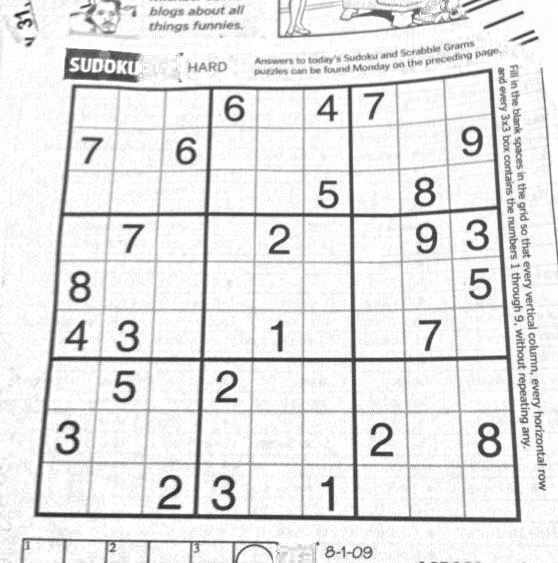
#> input picture assignment_4/sudoku.png, 558 x 563 px
$ jupyter execute --allow-errors asgn4.ipynb   (shell and % lines are left out)
#> lines starting #> are read from the running program, lines starting #| are printed output that depends on the picture
# Assignment 4

本次作业涵盖了用于全景拼接的Harris角点检测器、RANSAC算法以及HOG描述符

[cell 1]
# Setup
import numpy as np
from skimage.feature import corner_peaks
from skimage.io import imread
import matplotlib.pyplot as plt
from skimage import filters
from skimage.feature import corner_peaks
from skimage.util.shape import view_as_blocks
from scipy.spatial.distance import cdist
from scipy.ndimage.filters import convolve

from utils import pad, unpad, get_output_space, warp_image


plt.rcParams['figure.figsize'] = (15.0, 12.0) # set default size of plots
plt.rcParams['image.interpolation'] = 'nearest'
plt.rcParams['image.cmap'] = 'gray'

# for auto-reloading extenrnal modules

## 全景拼接
全景拼接是计算机视觉领域早期的成功案例之一。2007年，Matthew Brown 和 David G. Lowe 发表了一篇著名的[全景图像拼接论文](https://www.cs.ubc.ca/~lowe/papers/07brown.pdf)。此后，自动全景拼接技术被广泛应用于许多场景，例如谷歌街景、智能手机上的全景照片，以及 Photosynth 和 AutoStitch 等拼接软件中。

在本作业中，我们将检测并匹配多幅图像中的关键点，从而构建出一张完整的全景图像。这涉及以下几个任务：
1. 使用 Harris 角点检测器查找关键点。
2. 构建描述子来描述图像中的每个点。<br>
   比较来自两幅不同图像的两组描述子，并找出匹配的关键点。
3. 给定匹配关键点列表，使用最小二乘法求出将一幅图像中的点映射到另一幅图像的仿射变换矩阵。
4. 使用 RANSAC 算法对仿射变换矩阵进行更鲁棒的估计。<br>
   在得到变换矩阵后，用它来变换第二幅图像，并将其叠加到第一幅图像上，从而生成全景图。
5. 实现另一种不同的描述子（HOG 描述子），并得到另一个拼接结果。

## 1.Harris 角点检测器

在本节中，你将实现用于关键点定位的 Harris 角点检测器。请回顾课堂讲义中关于 Harris 角点检测器的内容，以理解其工作原理。Harris 角点检测算法可以分为以下几个步骤：

1. 计算图像的 $x$ 和 $y$ 方向导数（$I_x, I_y$）
2. 计算每个像素处的导数乘积（$I_x^2, I_y^2, I_{xy}$）
3. 计算每个像素处的矩阵 $M$，其中

$$
M = \sum_{x,y} w(x,y)
    \begin{bmatrix}
        I_{x}^2 & I_{x}I_{y} \\
        I_{x}I_{y} & I_{y}^2
    \end{bmatrix}
$$

4. 计算每个像素处的角点响应 $R = \text{Det}(M) - k(\text{Trace}(M)^2)$
5. 输出角点响应图 $R(x,y)$

*-提示：建议使用 `scipy.ndimage.filters.convolve` 函数*

[cell 2]
def harris_corners(img, window_size=3, k=0.04):
    """
    Compute Harris corner response map. Follow the math equation
    R=Det(M)-k(Trace(M)^2).

    Hint:
        You may use the function scipy.ndimage.filters.convolve,
        which is already imported above.

    Args:
        img: Grayscale image of shape (H, W)
        window_size: size of the window function
        k: sensitivity parameter

    Returns:
        response: Harris response image of shape (H, W)
    """

    H, W = img.shape
    window = np.ones((window_size, window_size))

    response = np.zeros((H, W))

    dx = filters.sobel_v(img)
    dy = filters.sobel_h(img)

    ### YOUR CODE HERE

    ### END YOUR CODE

    return response

[cell 3]
img = imread('sudoku.png', as_gray=True)
#> img is the input picture: shape (563, 558) float64; min 0.106, max 1, mean 0.9

# Compute Harris corner response
response = harris_corners(img)
#> in harris_corners, `dy = filters.sobel_h(img)`:
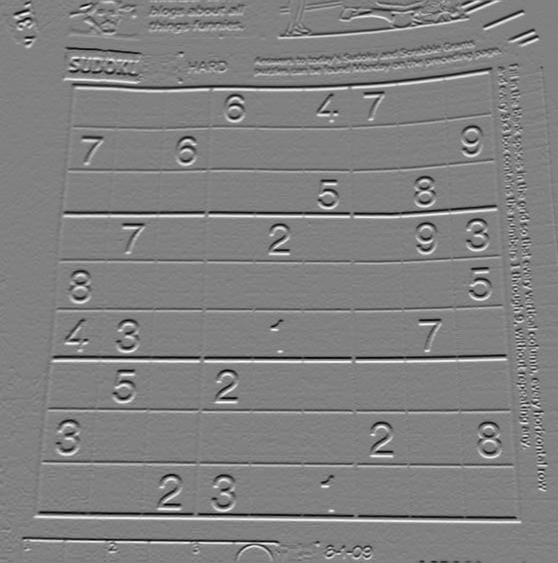
#> dy: shape (563, 558) float64; min -0.716, max 0.697, mean 5.73e-05; drawn with min black and max white
#> response: shape (563, 558) float64; every value is 0


np.save('harris_response.npy', response)

# Display corner response
plt.imshow(response)
plt.axis('off')
plt.title('Harris Corner Response')


plt.show()

正确实现 Harris 检测器后，你将能够在输出的角点响应图像中看到数独网格和字母的角点周围出现小小的亮斑。`skimage.feature` 模块中的 `corner_peaks` 函数会执行非极大值抑制，提取响应图中的局部极大值，从而定位出关键点。

[cell 4]
# Perform non-maximum suppression in response map
# and output corner coordiantes
corners = corner_peaks(response, threshold_rel=0.01)
#> corners = empty array

# Display detected corners
plt.imshow(img)
plt.scatter(corners[:,1], corners[:,0], marker='x')
plt.axis('off')
plt.title('Detected Corners')
plt.show()

## 2. 描述与匹配关键点

现在，我们已经能够通过在两张图像上分别运行 Harris 角点检测器来定位各自的关键点。接下来的问题是：我们如何确定哪些关键点对来自这两张图像中的对应位置？为了*匹配*检测到的关键点，我们必须提出一种基于关键点局部外观来*描述*它们的方法。通常，每个检测到的关键点周围的局部区域会被转换为一个固定大小的向量，称为*描述子*。

### 2.1 创建描述子 方向梯度直方图 (HOG)

而在本节中，你将实现一个简化版的 HOG 描述子。<br>
HOG 代表方向梯度直方图（Histogram of Oriented Gradients）。在 HOG 描述子中，梯度方向（即方向梯度）的分布（直方图）被用作特征。图像的梯度（$x$ 和 $y$ 方向导数）非常有用，因为在边缘和角点（灰度剧烈变化的区域）附近，梯度的幅值较大，而且我们知道，相比于平坦区域，边缘和角点包含了更多关于物体形状的信息。<br>
HOG 的步骤如下：
    1. 计算图像在 $x$ 和 $y$ 方向的梯度图
        使用 `skimage.filters` 提供的 Sobel 滤波器
    2. 计算梯度直方图
        将图像划分为若干个细胞（cell），并在每个细胞中计算梯度的直方图
    3. 将每个块（block）中的直方图展平为特征向量
    4. 对展平后的块进行归一化

实现 **`hog_descriptor`** 函数。

[cell 5]
# [52 lines left out: function hog_descriptor, not called in this run]

[cell 6]
img1 = imread('yosemite1.jpg', as_gray=True)
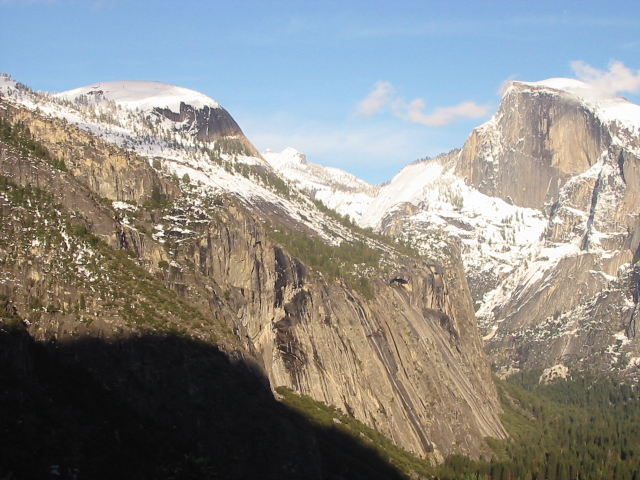
#> input picture assignment_4/yosemite1.jpg, 640 x 480 px
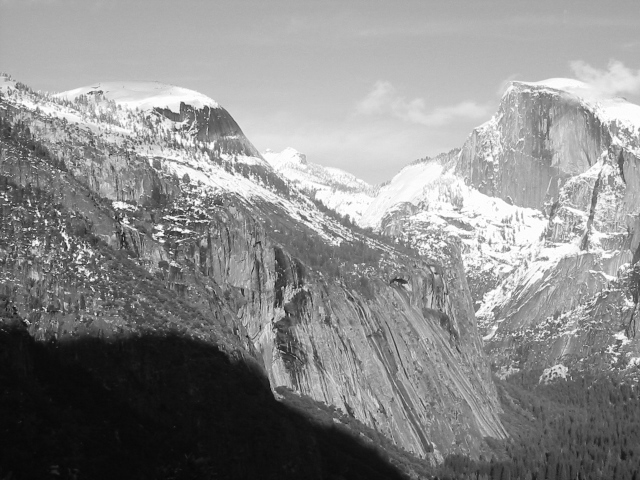
#> img1: shape (480, 640) float64; min 0.0235, max 1, mean 0.545
img2 = imread('yosemite2.jpg', as_gray=True)
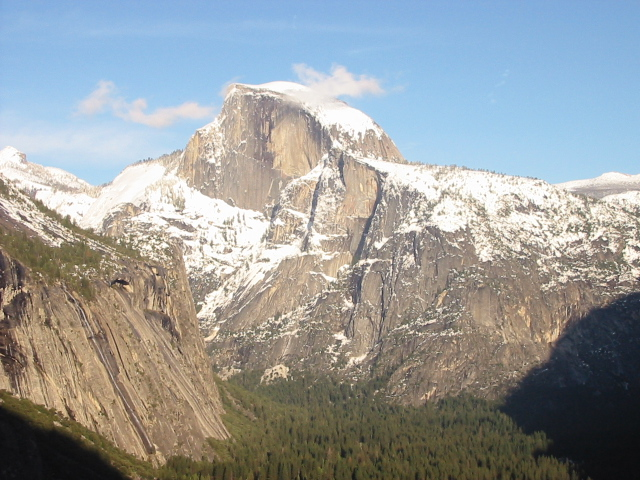
#> input picture assignment_4/yosemite2.jpg, 640 x 480 px
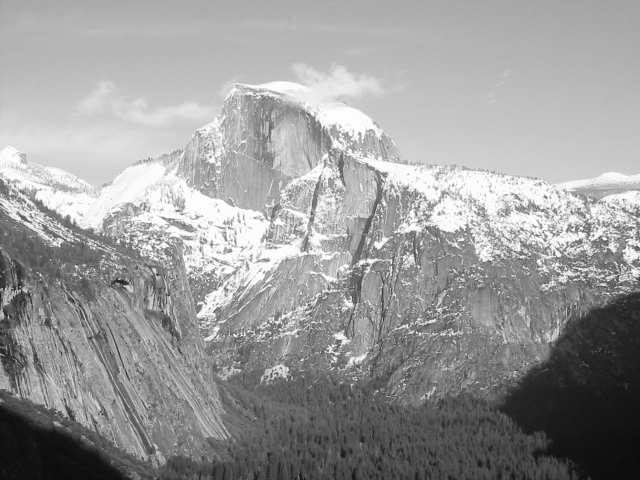
#> img2: shape (480, 640) float64; min 0.0437, max 1, mean 0.607

# Detect keypoints in two images
keypoints1 = corner_peaks(harris_corners(img1, window_size=3),
                          threshold_rel=0.05,
                          exclude_border=8)
#> keypoints1 = empty array
keypoints2 = corner_peaks(harris_corners(img2, window_size=3),
                          threshold_rel=0.05,
                          exclude_border=8)
#> keypoints2 = empty array

# Display detected keypoints

img1_color = imread('yosemite1.jpg')
img2_color = imread('yosemite2.jpg')

plt.subplot(1,2,1)
plt.imshow(img1_color)
plt.scatter(keypoints1[:,1], keypoints1[:,0], marker='x')
plt.axis('off')
plt.title('Detected Keypoints for Image 1')

plt.subplot(1,2,2)
plt.imshow(img2_color)
plt.scatter(keypoints2[:,1], keypoints2[:,0], marker='x')
plt.axis('off')
plt.title('Detected Keypoints for Image 2')
plt.show()
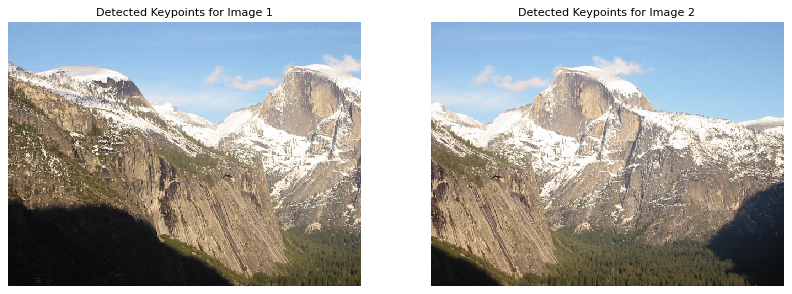
#> figure drawn by matplotlib, 2 panels

### 2.2 匹配描述子

接下来，实现 **`match_descriptors`** 函数，以在两组描述子之间找到好的匹配。首先，计算图像1和图像2中所有描述子对之间的欧氏距离。然后，利用这些距离判断是否存在好的匹配：如果最近向量的距离显著小于（按给定的比率）第二近向量的距离，则将其视为一个匹配。函数的输出是一个数组，其中每一行包含一对匹配描述子的索引。

[cell 7]
def describe_keypoints(image, keypoints, desc_func, patch_size=16):
    """
    Args:
        image: grayscale image of shape (H, W)
        keypoints: 2D array containing a keypoint (y, x) in each row
        desc_func: function that takes in an image patch and outputs
            a 1D feature vector describing the patch
        patch_size: size of a square patch at each keypoint

    Returns:
        desc: array of features describing the keypoints
    """
#> called with keypoints = array of shape (0, 2), patch_size = 16

    image.astype(np.float32)
    desc = []

    for i, kp in enumerate(keypoints):
        y, x = kp
        patch = image[y-(patch_size//2):y+((patch_size+1)//2),
                      x-(patch_size//2):x+((patch_size+1)//2)]
        desc.append(desc_func(patch))
#> this loop made 0 passes
#> after the loop, desc = []
    return np.array(desc)

[cell 8]
def match_descriptors(desc1, desc2, threshold=0.5):
    """
    Match the feature descriptors by finding distances between them. A match is formed
    when the distance to the closest vector is much smaller than the distance to the
    second-closest, that is, the ratio of the distances should be smaller
    than the threshold. Return the matches as pairs of vector indices.

    Hint:
        The Numpy functions np.sort, np.argmin, np.asarray might be useful

    Args:
        desc1: an array of shape (M, P) holding descriptors of size P about M keypoints
        desc2: an array of shape (N, P) holding descriptors of size P about N keypoints

    Returns:
        matches: an array of shape (Q, 2) where each row holds the indices of one pair
        of matching descriptors
    """
    matches = []

    N = desc1.shape[0]
    dists = cdist(desc1, desc2)

    ### YOUR CODE HERE

    ### END YOUR CODE

    return matches

[cell 9]
from utils import plot_matches

patch_size = 16

# Extract features from the corners
desc1 = describe_keypoints(img1, keypoints1,
                           desc_func=hog_descriptor,
                           patch_size=patch_size)
#> desc1 = empty array
desc2 = describe_keypoints(img2, keypoints2,
                           desc_func=hog_descriptor,
                           patch_size=patch_size)
#> desc2 = empty array

# Match descriptors in image1 to those in image2
#> (the rest of this cell did not finish here and is left out)


# Plot matches
fig, ax = plt.subplots(1, 1, figsize=(15, 12))
ax.axis('off')
plot_matches(ax, img1_color, img2_color, keypoints1, keypoints2, matches)
plt.show()

## 3.变换矩阵估计

现在我们已经得到了两幅图像之间匹配关键点的列表。我们将利用这些匹配点来找到一个变换矩阵，该矩阵能够将第二幅图像中的点映射到第一幅图像中的对应坐标上。换句话说，如果图像1中的点 $p_1 = [y_1,x_1]$ 与图像2中的点 $p_2=[y_2, x_2]$ 相匹配，我们需要找到一个仿射变换矩阵 $H$，使得：

$$
\tilde{p_2}H = \tilde{p_1},
$$

其中 $\tilde{p_1}$ 和 $\tilde{p_2}$ 分别是 $p_1$ 和 $p_2$ 的齐次坐标。

需要注意的是，我们可能无法找到一个能将图像2中的每一个点都精确映射到图像1中对应点的变换矩阵 $H$。然而，我们可以通过最小二乘法来估计这个变换矩阵。给定 $N$ 对匹配的关键点对，令 $X_1$ 和 $X_2$ 为 $N \times 3$ 的矩阵，其行分别对应图像1和图像2中匹配关键点的齐次坐标。那么，我们可以通过求解以下最小二乘问题来估计 $H$：

$$
X_2 H = X_1
$$

请在中实现 **`fit_affine_matrix`** 函数。

*-提示：阅读关于 `np.linalg.lstsq` 的[文档](https://docs.scipy.org/doc/numpy/reference/generated/numpy.linalg.lstsq.html)*

[cell 10]
def fit_affine_matrix(p1, p2):
    """ Fit affine matrix such that p2 * H = p1

    Hint:
        You can use np.linalg.lstsq function to solve the problem.

    Args:
        p1: an array of shape (M, P)
        p2: an array of shape (M, P)

    Return:
        H: a matrix of shape (P, P) that transform p2 to p1.
    """

    assert (p1.shape[0] == p2.shape[0]),\
        'Different number of points in p1 and p2'
    p1 = pad(p1)
    p2 = pad(p2)

    ### YOUR CODE HERE

    ### END YOUR CODE

    # Sometimes numerical issues cause least-squares to produce the last
    # column which is not exactly [0, 0, 1]
    H[:,2] = np.array([0, 0, 1])
    return H

[cell 11]
# Sanity check for fit_affine_matrix

# Test inputs
a = np.array([[0.5, 0.1], [0.4, 0.2], [0.8, 0.2]])
b = np.array([[0.3, -0.2], [-0.4, -0.9], [0.1, 0.1]])

#> (the rest of this cell did not finish here and is left out)

在确认你的 `fit_affine_matrix` 函数运行正确之后，运行以下代码将其应用于图像。

图像将被进行变换，img2将被映射到img1上。

[cell 12]
from utils import get_output_space, warp_image

# Extract matched keypoints
#> (the rest of this cell did not finish here and is left out)

接下来，两幅经过变换的图像会被合并，生成一张全景图。此时得到的全景图效果可能还不理想，但我们稍后将采用其他技术来获得更好的结果。

#> (a cell that did not finish here is left out)

## 4. RANSAC

我们可以不直接将所有匹配的关键点对都输入 `fit_affine_matrix` 函数，而是使用 RANSAC（随机抽样一致算法）来仅选择“内点”用于计算变换矩阵。

RANSAC 的步骤如下：
    1. 随机选择一组匹配点对
    2. 计算仿射变换矩阵
    3. 使用给定的阈值找出内点
    4. 重复上述步骤，并保留最大的内点集合
    5. 在所有内点上重新计算最小二乘估计

请在 `panorama.py` 中实现 **`ransac`** 函数，然后运行以下代码生成全景图。你将能看出与不使用 RANSAC 得到的结果之间的区别。

[cell 14]
# [42 lines left out: function ransac, not called in this run]

[cell 15]
# Set seed to compare output against solution image
np.random.seed(131)

#> (the rest of this cell did not finish here and is left out)

We can now use the tranformation matrix $H$ computed using the robust matches to warp our images and create a better-looking panorama.

#> (a cell that did not finish here is left out)

#> (a cell that did not finish here is left out)

## 5. 更好的图像融合

你会注意到最终全景图的中间区域存在模糊和令人不快的线条。使用一种非常简单的技术——线性融合（linear blending），可以消除全景图中的许多这类伪影。

目前，重叠区域中的所有像素都被赋予相等的权重。然而，由于重叠区域左端和右端的像素能够很好地与另一幅图像中的像素互补，因此可以让它们对最终全景图的贡献更小。

线性融合可以通过以下步骤实现：
    1. 定义用于融合的左右边界
    2. 为图像1定义一个权重矩阵，规则如下：
        - 从输出空间的左边界到左边界限，权重为1
        - 从左边界限到右边界限，权重从1线性递减到0
    3. 为图像2定义一个权重矩阵，规则如下：
        - 从输出空间的右边界到右边界限，权重为1
        - 从左边界限到右边界限，权重从0线性递增到1
    4. 将权重矩阵应用于对应的图像
    5. 将图像合并

[cell 18]
# [58 lines left out: function linear_blend, not called in this run]

#> (a cell that did not finish here is left out)

## 6. 多图像拼接
中实现 **`stitch_multiple_images`** 函数，以拼接一组有序的图像序列。
给定一个由 $m$ 张图像组成的序列（$I_1, I_2,...,I_m$），对每一对相邻的图像计算变换矩阵，该矩阵将点从 $I_{i+1}$ 的坐标系转换到 $I_i$ 的坐标系。然后，选择序列中间的一张图像作为参考图像 $I_{ref}$。我们希望最终的全景图像位于 $I_{ref}$ 的坐标系下。

*-提示：*
- 如果你感到困惑，建议回顾线性代数讲义中关于如何组合多个变换矩阵效果的内容。
- 变换矩阵的逆具有相反的效果。在需要计算矩阵的逆时，请使用 [`numpy.linalg.inv`](https://docs.scipy.org/doc/numpy/reference/generated/numpy.linalg.inv.html) 函数。

[cell 20]
def stitch_multiple_images(imgs, imgs_color, desc_func=hog_descriptor, patch_size=16):
    """
    Args:
        imgs: List of grayscale images (for computation)
        imgs_color: List of color images (for final rendering)
        desc_func: Feature descriptor function
        patch_size: Size of patch for descriptors
    """
    # 1. Detect keypoints (Use grayscale imgs)
    keypoints = []
    for img in imgs:
        kypnts = corner_peaks(harris_corners(img, window_size=3),
                              threshold_rel=0.05,
                              exclude_border=patch_size) # Use patch_size to avoid boundary issues
        keypoints.append(kypnts)

    # 2. Describe keypoints (Use grayscale imgs)
    descriptors = []
    for i, kypnts in enumerate(keypoints):
        desc = describe_keypoints(imgs[i], kypnts,
                                  desc_func=desc_func,
                                  patch_size=patch_size)
        descriptors.append(desc)

    # 3. Match keypoints
    matches = []
    for i in range(len(imgs)-1):
        mtchs = match_descriptors(descriptors[i], descriptors[i+1], 0.7)
        matches.append(mtchs)

    ### YOUR CODE HERE

    # 4. Compute Homographies (Hs)

    # 5. Get output space (Based on grayscale shape, it returns 2D shape)


    # 6. Warp Color Images


    ### END YOUR CODE

    # 7. Blend Images (Linear blending supports color if updated)
    panorama = imgs_warped[0]
    for i in range(1, len(imgs)):
        # Ensure linear_blend handles (H, W, 3) with broadcasting
        panorama = linear_blend(panorama, imgs_warped[i])

    return panorama

[cell 21]
# Set seed to compare output against solution
np.random.seed(131)

# Load images to be stitched
img1 = imread('yosemite1.jpg', as_gray=True)
img2 = imread('yosemite2.jpg', as_gray=True)
img3 = imread('yosemite3.jpg', as_gray=True)
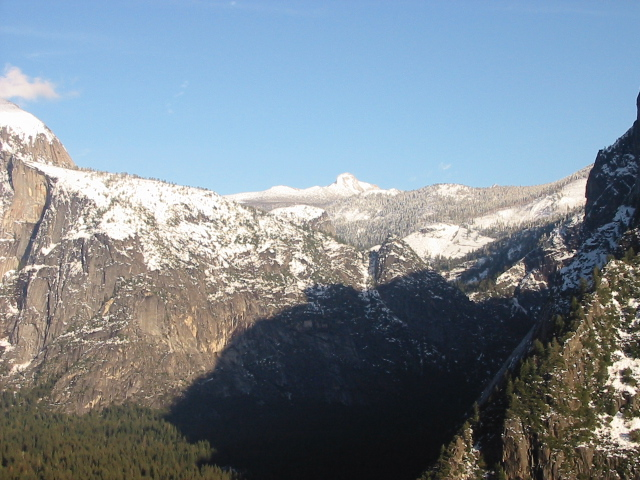
#> input picture assignment_4/yosemite3.jpg, 640 x 480 px
#> img3: shape (480, 640) float64; min 0.017, max 1, mean 0.524
img4 = imread('yosemite4.jpg', as_gray=True)
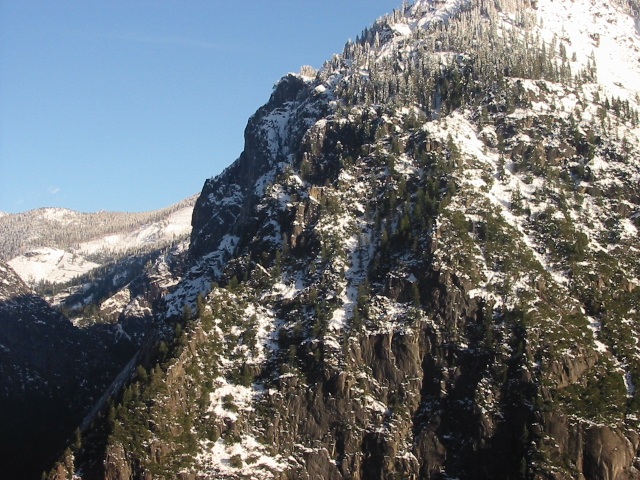
#> input picture assignment_4/yosemite4.jpg, 640 x 480 px
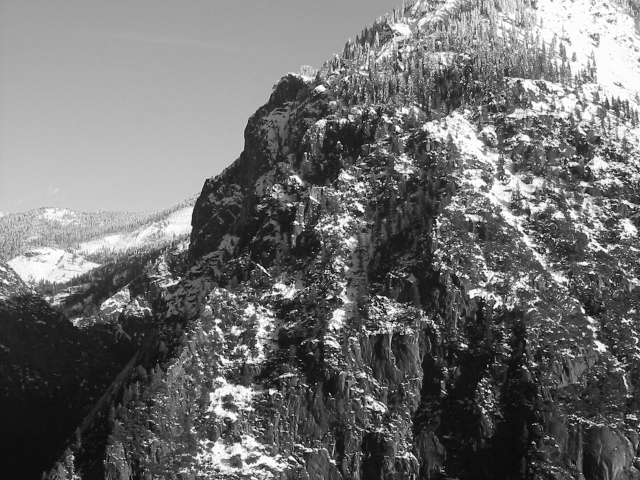
#> img4: shape (480, 640) float64; min 0.0213, max 1, mean 0.436

imgs = [img1, img2, img3, img4]

img1_color = imread('yosemite1.jpg')
img2_color = imread('yosemite2.jpg')
img3_color = imread('yosemite3.jpg')
img4_color = imread('yosemite4.jpg')
imgs_color = [img1_color, img2_color, img3_color, img4_color]


# Stitch images together
#> (the rest of this cell did not finish here and is left out)

#> the loop in stitch_multiple_images, `for img in imgs:` made 4 passes
#> pass 3, in harris_corners (call 6), `dy = filters.sobel_h(img)`:
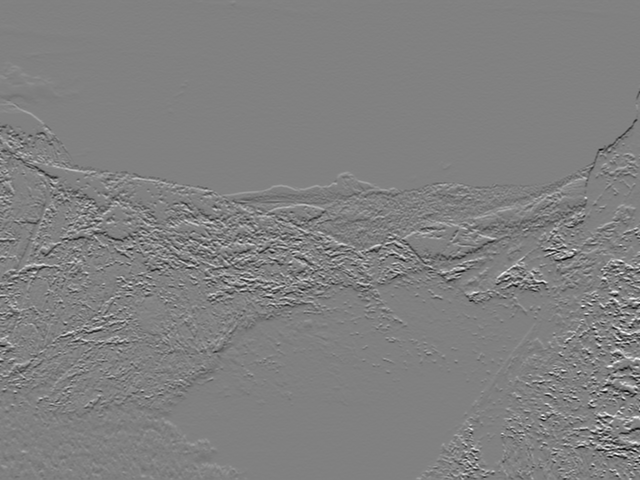
#> dy: shape (480, 640) float64; min -0.71, max 0.694, mean -0.00189; drawn with min black and max white
#> after the loop in stitch_multiple_images, `for img in imgs:`: keypoints = [empty array, empty array, empty array, empty array]
#> the loop in stitch_multiple_images, `for i, kypnts in enumerate(keypoints):` made 4 passes
#> after the loop in stitch_multiple_images, `for i, kypnts in enumerate(keypoints):`: descriptors has the same summary as keypoints
#> the loop in stitch_multiple_images, `for i in range(len(imgs)-1):` made 1 pass
#> N in match_descriptors on pass 1: 0
#> after the loop in stitch_multiple_images, `for i in range(len(imgs)-1):`: matches = []
